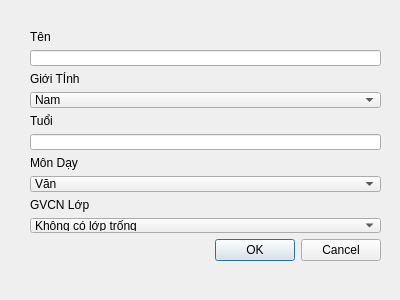
<?xml version="1.0" encoding="UTF-8"?>
<ui version="4.0">
 <class>Dialog</class>
 <widget class="QDialog" name="Dialog">
  <property name="geometry">
   <rect>
    <x>0</x>
    <y>0</y>
    <width>400</width>
    <height>300</height>
   </rect>
  </property>
  <property name="windowTitle">
   <string>Dialog</string>
  </property>
  <widget class="QWidget" name="layoutWidget">
   <property name="geometry">
    <rect>
     <x>30</x>
     <y>30</y>
     <width>351</width>
     <height>231</height>
    </rect>
   </property>
   <layout class="QVBoxLayout" name="verticalLayout_2">
    <item>
     <layout class="QVBoxLayout" name="verticalLayout">
      <item>
       <widget class="QLabel" name="label_3">
        <property name="text">
         <string>Tên</string>
        </property>
       </widget>
      </item>
      <item>
       <widget class="QLineEdit" name="name"/>
      </item>
      <item>
       <widget class="QLabel" name="label_4">
        <property name="text">
         <string>Giới TÍnh</string>
        </property>
       </widget>
      </item>
      <item>
       <widget class="QComboBox" name="gioitinh">
        <item>
         <property name="text">
          <string>Nam</string>
         </property>
        </item>
        <item>
         <property name="text">
          <string>Nữ</string>
         </property>
        </item>
       </widget>
      </item>
      <item>
       <widget class="QLabel" name="label_5">
        <property name="text">
         <string>Tuổi</string>
        </property>
       </widget>
      </item>
      <item>
       <widget class="QLineEdit" name="age"/>
      </item>
      <item>
       <widget class="QLabel" name="label">
        <property name="text">
         <string>Môn Dạy</string>
        </property>
       </widget>
      </item>
      <item>
       <widget class="QComboBox" name="mon">
        <item>
         <property name="text">
          <string>Văn</string>
         </property>
        </item>
        <item>
         <property name="text">
          <string>Toán</string>
         </property>
        </item>
        <item>
         <property name="text">
          <string>Anh</string>
         </property>
        </item>
        <item>
         <property name="text">
          <string>KHTN</string>
         </property>
        </item>
       </widget>
      </item>
      <item>
       <widget class="QLabel" name="label_2">
        <property name="text">
         <string>GVCN Lớp</string>
        </property>
       </widget>
      </item>
      <item>
       <widget class="QComboBox" name="gvcn">
        <item>
         <property name="text">
          <string>Không có lớp trống</string>
         </property>
        </item>
       </widget>
      </item>
     </layout>
    </item>
    <item>
     <widget class="QDialogButtonBox" name="buttonBox">
      <property name="orientation">
       <enum>Qt::Horizontal</enum>
      </property>
      <property name="standardButtons">
       <set>QDialogButtonBox::Cancel|QDialogButtonBox::Ok</set>
      </property>
     </widget>
    </item>
   </layout>
  </widget>
 </widget>
 <resources/>
 <connections>
  <connection>
   <sender>buttonBox</sender>
   <signal>accepted()</signal>
   <receiver>Dialog</receiver>
   <slot>accept()</slot>
   <hints>
    <hint type="sourcelabel">
     <x>248</x>
     <y>254</y>
    </hint>
    <hint type="destinationlabel">
     <x>157</x>
     <y>274</y>
    </hint>
   </hints>
  </connection>
  <connection>
   <sender>buttonBox</sender>
   <signal>rejected()</signal>
   <receiver>Dialog</receiver>
   <slot>reject()</slot>
   <hints>
    <hint type="sourcelabel">
     <x>316</x>
     <y>260</y>
    </hint>
    <hint type="destinationlabel">
     <x>286</x>
     <y>274</y>
    </hint>
   </hints>
  </connection>
 </connections>
</ui>
